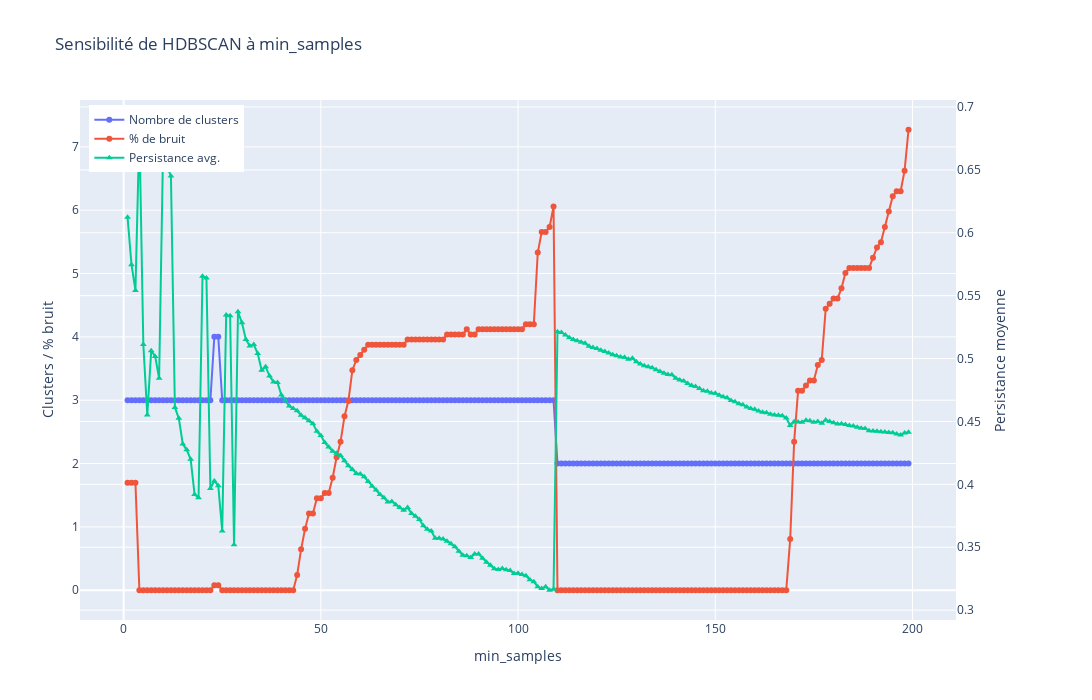

The notebook cell this image was saved under:
### Markdown cell above
## Which is the best value of min_sample ?

### Code cell
XX = df[["x_umap", "y_umap"]].to_numpy()


# (1) Calcul des résultats
min_samples_range = list(range(1, 200))
results = []
for ms in min_samples_range:
    clusterer = hdbscan.HDBSCAN(
        min_cluster_size=100,
        min_samples=ms,
        metric='euclidean',
        prediction_data=True
    )
    labels = clusterer.fit_predict(XX)
    n_clusters = len(set(labels) - {-1})
    noise_pct = np.mean(labels == -1) * 100
    avg_persistence = (np.median(clusterer.cluster_persistence_)
                       if clusterer.cluster_persistence_.size > 0 else 0)
    results.append({
        'min_samples': ms,
        'n_clusters': n_clusters,
        'noise_pct': noise_pct,
        'avg_persistence': avg_persistence
    })
df_results2 = pd.DataFrame(results)

# (2) Création de la figure interactive
fig = make_subplots(specs=[[{"secondary_y": True}]])

# Trace 1 : nombre de clusters
fig.add_trace(
    go.Scatter(
        x=df_results2['min_samples'],
        y=df_results2['n_clusters'],
        mode='lines+markers',
        name='Nombre de clusters'
    ),
    secondary_y=False
)

# Trace 2 : pourcentage de bruit
fig.add_trace(
    go.Scatter(
        x=df_results2['min_samples'],
        y=df_results2['noise_pct'],
        mode='lines+markers',
        name='% de bruit'
    ),
    secondary_y=False
)

# Trace 3 : persistance moyenne
fig.add_trace(
    go.Scatter(
        x=df_results2['min_samples'],
        y=df_results2['avg_persistence'],
        mode='lines+markers',
        name='Persistance avg.',
        marker_symbol='triangle-up'
    ),
    secondary_y=True
)

# (3) Mise en forme des axes et du layout
fig.update_layout(
    title='Sensibilité de HDBSCAN à min_samples',
    xaxis_title='min_samples',
    legend=dict(x=0.01, y=0.99),
    width=1400, height=700
)
fig.update_yaxes(title_text='Clusters / % bruit', secondary_y=False)
fig.update_yaxes(title_text='Persistance moyenne', secondary_y=True)

# (4) Affichage
fig.show()

### Figure 1 — Plotly figure (JSON) as saved in the notebook; plotly's stock layout.template omitted (floating-point values rounded to 4 significant figures; data arrays with more than 128 entries replaced by an {"elided": "..."} marker saying what was removed)
{"data": [{"mode": "lines+markers", "name": "Nombre de clusters", "type": "scatter", "x": {"elided": "199 int values"}, "xaxis": "x", "y": {"elided": "199 int values"}, "yaxis": "y"}, {"mode": "lines+markers", "name": "% de bruit", "type": "scatter", "x": {"elided": "199 int values"}, "xaxis": "x", "y": {"elided": "199 float values"}, "yaxis": "y"}, {"marker": {"symbol": "triangle-up"}, "mode": "lines+markers", "name": "Persistance avg.", "type": "scatter", "x": {"elided": "199 int values"}, "xaxis": "x", "y": {"elided": "199 float values"}, "yaxis": "y2"}], "layout": {"height": 700, "legend": {"x": 0.01, "y": 0.99}, "title": {"text": "Sensibilité de HDBSCAN à min_samples"}, "width": 1400, "xaxis": {"anchor": "y", "domain": [0, 0.94], "title": {"text": "min_samples"}}, "yaxis": {"anchor": "x", "domain": [0, 1], "title": {"text": "Clusters / % bruit"}}, "yaxis2": {"anchor": "x", "overlaying": "y", "side": "right", "title": {"text": "Persistance moyenne"}}}}
